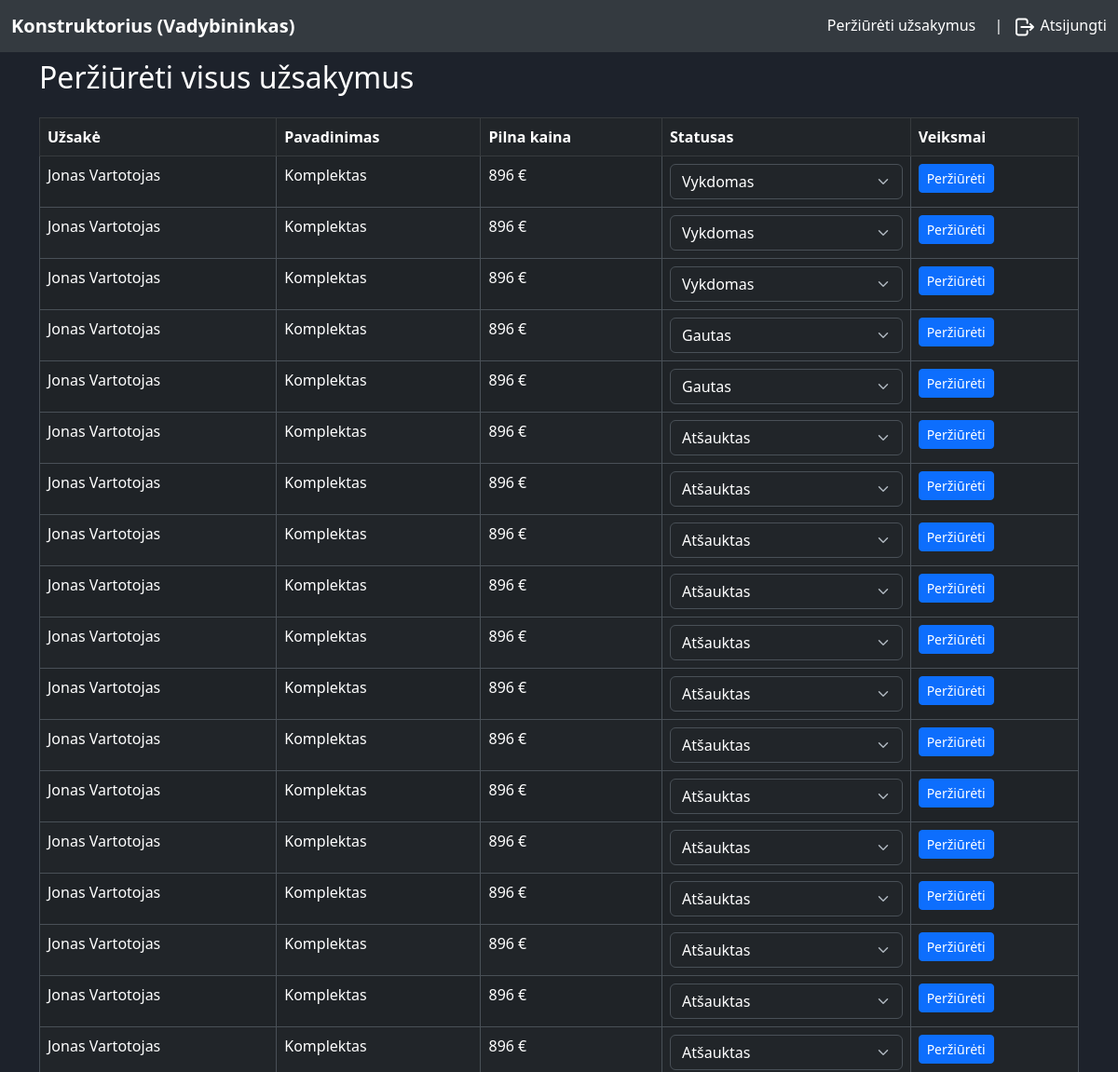
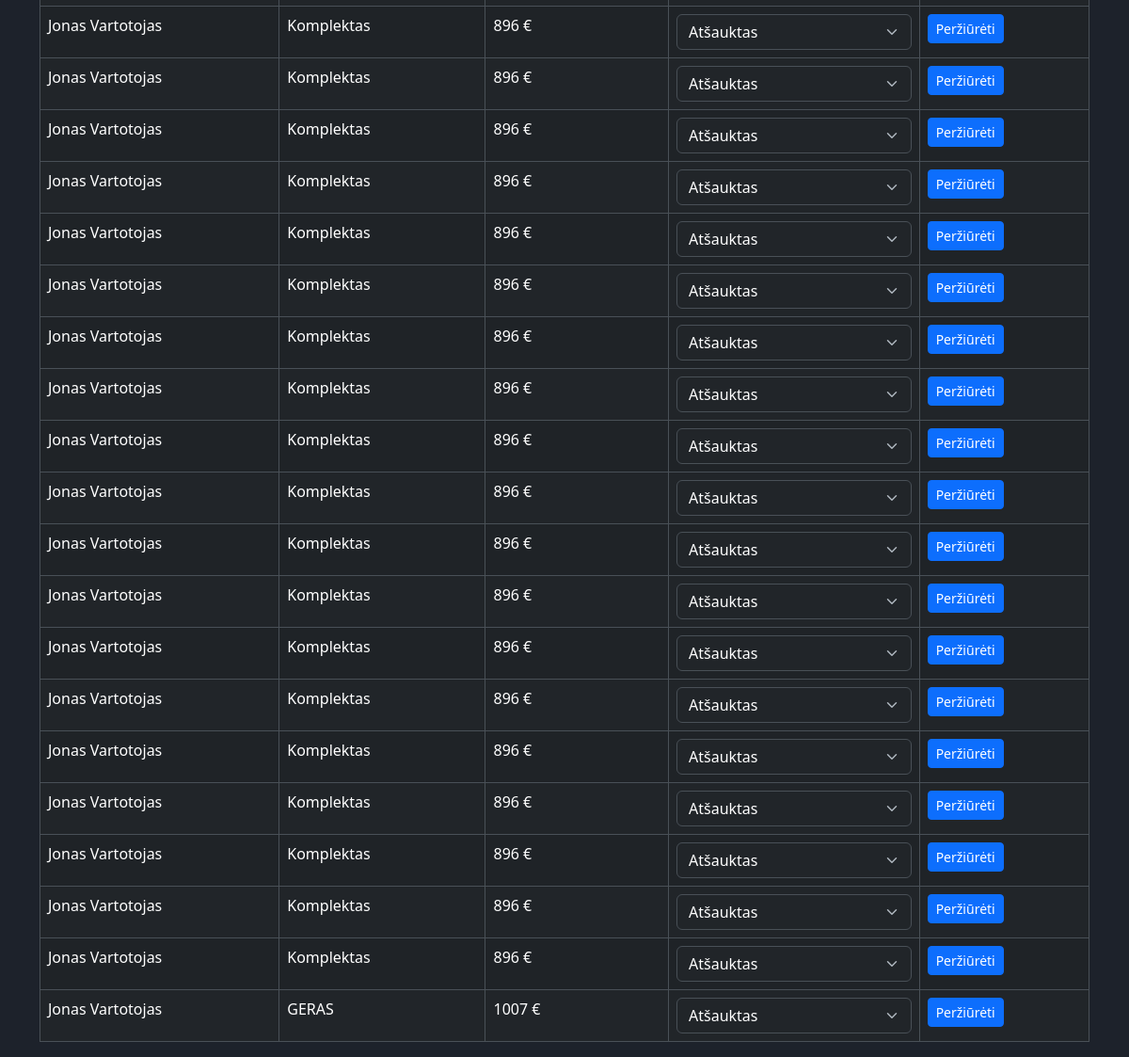
The app's page /orders (signed in) with its own data (2 pictures, top to bottom).
### tables this page shows
CREATE TABLE `order` (
  `id` int(11) NOT NULL,
  `ordered_by` int(11) NOT NULL,
  `total_price` int(11) NOT NULL,
  `order_status` int(11) NOT NULL,
  `assembly_id` int(11) NOT NULL
);

CREATE TABLE `user_assembly` (
  `id` int(11) NOT NULL,
  `fk_belongs_to` int(11) NOT NULL,
  `name` varchar(50) NOT NULL,
  `price` double NOT NULL,
  `device_id` int(11) NOT NULL,
  `processor_id` int(11) NOT NULL,
  `motherboard_id` int(11) NOT NULL,
  `screen_id` int(11) NOT NULL,
  `memory_id` int(11) NOT NULL,
  `graphics_card_id` int(11) NOT NULL,
  `storage_id` int(11) NOT NULL,
  `cooling_id` int(11) NOT NULL,
  `os_id` int(11) NOT NULL
);

### app/utils/utils.php (called while the page is built, shortened)
<?php
function isUserLoggedIn()
{
    return isset($_SESSION['user']);
}
function isUserInRole($roles)
{
    if (isUserLoggedIn()) {
        $userRole = $_SESSION['user']['role'];
        if (is_array($roles)) {
            return in_array($userRole, $roles);
        }
        return $userRole == $roles;
    }
    return false;
}

### app/models/Order.php (called while the page is built, shortened)
<?php
class Order
{
    private $mysqli;
    public function __construct($mysqli)
    {
        $this->mysqli = $mysqli;
    }
    public function getAllOrders()
    {
        $query = "
            SELECT
                o.id as order_id,
                o.total_price as price,
                asmbl.name as name,
                asmbl.id as assembly_id,
                os.name as order_status,
                u.id as ordered_by,
                CONCAT(u.name, ' ', u.lastname) as user_name
            FROM
                `order` o
            LEFT JOIN
                user_assembly asmbl ON o.assembly_id = asmbl.id
            LEFT JOIN
                order_states os ON o.order_status = os.id
            LEFT JOIN
                user u ON o.ordered_by = u.id
            ORDER BY
                o.order_status ASC";
        $stmt = $this->mysqli->prepare($query);
        $stmt->execute();
        $result = $stmt->get_result();
        $userOrders = $result->fetch_all(MYSQLI_ASSOC);
        return $userOrders;
    }
}

### app/views/orders.php (the view, shortened to what this page needs)
<!DOCTYPE html>
<html lang="en">
<head>
    <link href="https://cdn.jsdelivr.net/npm/bootstrap@5.3.0-alpha1/dist/css/bootstrap.min.css" rel="stylesheet">
    <link href="assets/css/styles.css" rel="stylesheet">
</head>
<body data-bs-theme="dark" class="text-white">
    <?php
    include 'app/views/header.php';
    $status_styles = [
        "Vykdomas" => "bg-warning text-dark",
        "Gautas" => "bg-info text-dark",
        "Priimtas" => "bg-success text-white",
        "Atšauktas" => "bg-danger text-white"
    ];
    ?>
    <div class="container">
        <h2 class="mt-2 mb-4"><?= isUserInRole([1]) ? "Peržiūrėti visus užsakymus" : "Peržiūrėti mano užsakymus" ?></h2>
        <div class="table-responsive">
            <table class="table table-striped table-hover table-bordered">
                <thead class="table-dark">
                    <tr>
                        <?php if (isUserInRole([1])): ?>
                            <th>Užsakė</th>
                        <?php endif; ?>
                        <th>Pavadinimas</th>
                        <th>Pilna kaina</th>
                        <th>Statusas</th>
                        <th>Veiksmai</th>
                    </tr>
                </thead>
                <tbody>
                    <?php if (isset($ordersData)) : ?>
                        <?php foreach ($ordersData as $order) : ?>
                            <tr>
                                <?php if (isUserInRole([1])): ?>
                                    <td class="text-white"><?= htmlspecialchars($order['user_name']); ?></td>
                                <?php endif; ?>
                                <td class="text-white"><?= htmlspecialchars($order['name']); ?></td>
                                <td class="text-white"><?= htmlspecialchars($order['price']); ?> €</td>
                                <td class="text-white">
                                    <?php
                                    $order_status = htmlspecialchars($order['order_status']);
                                    if (isset($status_styles[$order_status])) {
                                        $status_class = $status_styles[$order_status];
                                    } else {
                                        $status_class = "bg-secondary text-white";
                                    }
                                    ?>
                                    <?php if (isUserInRole([1])): ?>
                                        <select class="form-select bg-dark text-white order-status-select" data-order-id="<?= $order['order_id'] ?>" id="statusSelection <?= $order['order_id'] ?>" aria-label="Status select">
                                            <option value="1"
                                                <?php echo ($order_status == "Vykdomas") ? 'class="text-secondary" og-selection="true" selected' : ''; ?>>
                                                Vykdomas
                                            </option>
                                            <option value="2"
                                                <?php echo ($order_status == "Gautas") ? 'class="text-secondary" og-selection="true" selected' : ''; ?>>
                                                Gautas
                                            </option>
                                            <option value="4"
                                                <?php echo ($order_status == "Atšauktas") ? 'class="text-secondary" og-selection="true" selected' : ''; ?>>
                                                Atšauktas
                                            </option>
                                        </select>
                                    <?php else: ?>
                                        <span class="badge <?= $status_class; ?> "><?= $order_status; ?></span>
                                    <?php endif; ?>
                                </td>
                                <?php if (isUserInRole([3])): ?>
                                    <td>
                                        <div class="btn-group" role="group">
                                            <button class="btn btn-sm btn-danger cancel-order-btn" data-order-id="<?= htmlspecialchars($order['order_id']); ?>">Atšaukti</button>
                                        </div>
                                    </td>
                                <?php elseif (isUserInRole([1])): ?>
                                    <td>
                                        <div class="btn-group" role="group">
                                            <a href="/assembly-view?assembly_id=<?= htmlspecialchars($order['assembly_id']); ?>" class="btn btn-sm btn-primary" data-order-id="<?= htmlspecialchars($order['order_id']); ?>">Peržiūrėti</a>
                                        </div>
                                    </td>
                                <?php endif; ?>
                            </tr>
                        <?php endforeach; ?>
                    <?php else : ?>
                        <tr>
                            <td colspan="11" class="text-center">Nerasta jokių duomenų</td>
                        </tr>
                    <?php endif; ?>
                </tbody>
            </table>
        </div>
    </div>
</body>
</html>

### assets/css/styles.css (style rules this page uses)
body { height: 100vh; background-color: rgb(29, 34, 43); color: white; }
a { text-decoration: none; cursor: pointer; color: white; }

### records on screen
order: user_name "Jonas Vartotojas", assembly.name "Komplektas", total_price "896", id "Vykdomas"
order: user_name "Jonas Vartotojas", assembly.name "Komplektas", total_price "896", id "Vykdomas"
order: user_name "Jonas Vartotojas", assembly.name "Komplektas", total_price "896", id "Vykdomas"
order: user_name "Jonas Vartotojas", assembly.name "Komplektas", total_price "896", id "Gautas"
order: user_name "Jonas Vartotojas", assembly.name "Komplektas", total_price "896", id "Gautas"
order: user_name "Jonas Vartotojas", assembly.name "Komplektas", total_price "896", id "Atšauktas"
order: user_name "Jonas Vartotojas", assembly.name "Komplektas", total_price "896", id "Atšauktas"
order: user_name "Jonas Vartotojas", assembly.name "Komplektas", total_price "896", id "Atšauktas"
order: user_name "Jonas Vartotojas", assembly.name "Komplektas", total_price "896", id "Atšauktas"
order: user_name "Jonas Vartotojas", assembly.name "Komplektas", total_price "896", id "Atšauktas"
order: user_name "Jonas Vartotojas", assembly.name "Komplektas", total_price "896", id "Atšauktas"
order: user_name "Jonas Vartotojas", assembly.name "Komplektas", total_price "896", id "Atšauktas"
order: user_name "Jonas Vartotojas", assembly.name "Komplektas", total_price "896", id "Atšauktas"
order: user_name "Jonas Vartotojas", assembly.name "Komplektas", total_price "896", id "Atšauktas"
order: user_name "Jonas Vartotojas", assembly.name "Komplektas", total_price "896", id "Atšauktas"
order: user_name "Jonas Vartotojas", assembly.name "Komplektas", total_price "896", id "Atšauktas"
order: user_name "Jonas Vartotojas", assembly.name "Komplektas", total_price "896", id "Atšauktas"
order: user_name "Jonas Vartotojas", assembly.name "Komplektas", total_price "896", id "Atšauktas"
order: user_name "Jonas Vartotojas", assembly.name "Komplektas", total_price "896", id "Atšauktas"
order: user_name "Jonas Vartotojas", assembly.name "Komplektas", total_price "896", id "Atšauktas"
order: user_name "Jonas Vartotojas", assembly.name "Komplektas", total_price "896", id "Atšauktas"
order: user_name "Jonas Vartotojas", assembly.name "Komplektas", total_price "896", id "Atšauktas"
order: user_name "Jonas Vartotojas", assembly.name "Komplektas", total_price "896", id "Atšauktas"
order: user_name "Jonas Vartotojas", assembly.name "Komplektas", total_price "896", id "Atšauktas"
order: user_name "Jonas Vartotojas", assembly.name "Komplektas", total_price "896", id "Atšauktas"
order: user_name "Jonas Vartotojas", assembly.name "Komplektas", total_price "896", id "Atšauktas"
order: user_name "Jonas Vartotojas", assembly.name "Komplektas", total_price "896", id "Atšauktas"
order: user_name "Jonas Vartotojas", assembly.name "Komplektas", total_price "896", id "Atšauktas"
order: user_name "Jonas Vartotojas", assembly.name "Komplektas", total_price "896", id "Atšauktas"
order: user_name "Jonas Vartotojas", assembly.name "Komplektas", total_price "896", id "Atšauktas"
order: user_name "Jonas Vartotojas", assembly.name "Komplektas", total_price "896", id "Atšauktas"
order: user_name "Jonas Vartotojas", assembly.name "Komplektas", total_price "896", id "Atšauktas"
order: user_name "Jonas Vartotojas", assembly.name "Komplektas", total_price "896", id "Atšauktas"
order: user_name "Jonas Vartotojas", assembly.name "Komplektas", total_price "896", id "Atšauktas"
order: user_name "Jonas Vartotojas", assembly.name "Komplektas", total_price "896", id "Atšauktas"
order: user_name "Jonas Vartotojas", assembly.name "Komplektas", total_price "896", id "Atšauktas"
order: user_name "Jonas Vartotojas", assembly.name "Komplektas", total_price "896", id "Atšauktas"
order: user_name "Jonas Vartotojas", assembly.name "GERAS", total_price "1007", id "Atšauktas"

### other values on screen
$role "Vadybininkas"
